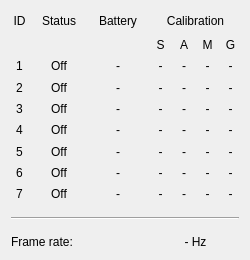
<?xml version="1.0" encoding="UTF-8"?>
<ui version="4.0">
 <class>SystemStatusPanel</class>
 <widget class="QWidget" name="SystemStatusPanel">
  <property name="geometry">
   <rect>
    <x>0</x>
    <y>0</y>
    <width>250</width>
    <height>260</height>
   </rect>
  </property>
  <property name="sizePolicy">
   <sizepolicy hsizetype="Preferred" vsizetype="Preferred">
    <horstretch>0</horstretch>
    <verstretch>0</verstretch>
   </sizepolicy>
  </property>
  <property name="minimumSize">
   <size>
    <width>250</width>
    <height>260</height>
   </size>
  </property>
  <property name="maximumSize">
   <size>
    <width>500</width>
    <height>500</height>
   </size>
  </property>
  <property name="windowTitle">
   <string>System status</string>
  </property>
  <property name="styleSheet">
   <string notr="true">QLabel[margin=&quot;1&quot;]{
	font-weight:bold;
}

/*QLabel[margin=&quot;2&quot;]{
	color:#096;
}*/</string>
  </property>
  <layout class="QGridLayout" name="gridLayout">
   <item row="13" column="3" colspan="4">
    <widget class="QLabel" name="FrameRateValue">
     <property name="text">
      <string>- Hz</string>
     </property>
     <property name="alignment">
      <set>Qt::AlignCenter</set>
     </property>
    </widget>
   </item>
   <item row="12" column="0" colspan="7">
    <widget class="Line" name="line">
     <property name="minimumSize">
      <size>
       <width>0</width>
       <height>20</height>
      </size>
     </property>
     <property name="orientation">
      <enum>Qt::Horizontal</enum>
     </property>
    </widget>
   </item>
   <item row="13" column="0" colspan="2">
    <widget class="QLabel" name="FrameRateLabel">
     <property name="text">
      <string>Frame rate:</string>
     </property>
     <property name="margin">
      <number>1</number>
     </property>
    </widget>
   </item>
   <item row="3" column="0">
    <widget class="QLabel" name="TitleLabelID">
     <property name="minimumSize">
      <size>
       <width>0</width>
       <height>20</height>
      </size>
     </property>
     <property name="text">
      <string>ID</string>
     </property>
     <property name="alignment">
      <set>Qt::AlignCenter</set>
     </property>
     <property name="margin">
      <number>1</number>
     </property>
    </widget>
   </item>
   <item row="4" column="6">
    <widget class="QLabel" name="CalibLabelG">
     <property name="toolTip">
      <string>Gyroscope</string>
     </property>
     <property name="text">
      <string>G</string>
     </property>
     <property name="alignment">
      <set>Qt::AlignCenter</set>
     </property>
     <property name="margin">
      <number>1</number>
     </property>
    </widget>
   </item>
   <item row="7" column="6">
    <widget class="QLabel" name="S3calibG">
     <property name="maximumSize">
      <size>
       <width>30</width>
       <height>16777215</height>
      </size>
     </property>
     <property name="text">
      <string>-</string>
     </property>
     <property name="alignment">
      <set>Qt::AlignCenter</set>
     </property>
    </widget>
   </item>
   <item row="8" column="5">
    <widget class="QLabel" name="S4calibM">
     <property name="maximumSize">
      <size>
       <width>30</width>
       <height>16777215</height>
      </size>
     </property>
     <property name="text">
      <string>-</string>
     </property>
     <property name="alignment">
      <set>Qt::AlignCenter</set>
     </property>
    </widget>
   </item>
   <item row="9" column="5">
    <widget class="QLabel" name="S5calibM">
     <property name="maximumSize">
      <size>
       <width>30</width>
       <height>16777215</height>
      </size>
     </property>
     <property name="text">
      <string>-</string>
     </property>
     <property name="alignment">
      <set>Qt::AlignCenter</set>
     </property>
    </widget>
   </item>
   <item row="8" column="4">
    <widget class="QLabel" name="S4calibA">
     <property name="maximumSize">
      <size>
       <width>30</width>
       <height>16777215</height>
      </size>
     </property>
     <property name="text">
      <string>-</string>
     </property>
     <property name="alignment">
      <set>Qt::AlignCenter</set>
     </property>
    </widget>
   </item>
   <item row="11" column="0">
    <widget class="QLabel" name="S7id">
     <property name="text">
      <string>7</string>
     </property>
     <property name="alignment">
      <set>Qt::AlignCenter</set>
     </property>
    </widget>
   </item>
   <item row="9" column="1">
    <widget class="QLabel" name="S5status">
     <property name="text">
      <string>Off</string>
     </property>
     <property name="alignment">
      <set>Qt::AlignCenter</set>
     </property>
     <property name="margin">
      <number>2</number>
     </property>
    </widget>
   </item>
   <item row="9" column="4">
    <widget class="QLabel" name="S5calibA">
     <property name="maximumSize">
      <size>
       <width>30</width>
       <height>16777215</height>
      </size>
     </property>
     <property name="text">
      <string>-</string>
     </property>
     <property name="alignment">
      <set>Qt::AlignCenter</set>
     </property>
    </widget>
   </item>
   <item row="8" column="1">
    <widget class="QLabel" name="S4status">
     <property name="text">
      <string>Off</string>
     </property>
     <property name="alignment">
      <set>Qt::AlignCenter</set>
     </property>
     <property name="margin">
      <number>2</number>
     </property>
    </widget>
   </item>
   <item row="8" column="2">
    <widget class="QLabel" name="S4bat">
     <property name="text">
      <string>-</string>
     </property>
     <property name="alignment">
      <set>Qt::AlignCenter</set>
     </property>
    </widget>
   </item>
   <item row="9" column="0">
    <widget class="QLabel" name="S5id">
     <property name="text">
      <string>5</string>
     </property>
     <property name="alignment">
      <set>Qt::AlignCenter</set>
     </property>
    </widget>
   </item>
   <item row="10" column="6">
    <widget class="QLabel" name="S6calibG">
     <property name="maximumSize">
      <size>
       <width>30</width>
       <height>16777215</height>
      </size>
     </property>
     <property name="text">
      <string>-</string>
     </property>
     <property name="alignment">
      <set>Qt::AlignCenter</set>
     </property>
    </widget>
   </item>
   <item row="9" column="3">
    <widget class="QLabel" name="S5calibS">
     <property name="maximumSize">
      <size>
       <width>30</width>
       <height>16777215</height>
      </size>
     </property>
     <property name="text">
      <string>-</string>
     </property>
     <property name="alignment">
      <set>Qt::AlignCenter</set>
     </property>
    </widget>
   </item>
   <item row="10" column="3">
    <widget class="QLabel" name="S6calibS">
     <property name="maximumSize">
      <size>
       <width>30</width>
       <height>16777215</height>
      </size>
     </property>
     <property name="text">
      <string>-</string>
     </property>
     <property name="alignment">
      <set>Qt::AlignCenter</set>
     </property>
    </widget>
   </item>
   <item row="10" column="2">
    <widget class="QLabel" name="S6bat">
     <property name="text">
      <string>-</string>
     </property>
     <property name="alignment">
      <set>Qt::AlignCenter</set>
     </property>
    </widget>
   </item>
   <item row="8" column="0">
    <widget class="QLabel" name="S4id">
     <property name="text">
      <string>4</string>
     </property>
     <property name="alignment">
      <set>Qt::AlignCenter</set>
     </property>
    </widget>
   </item>
   <item row="7" column="2">
    <widget class="QLabel" name="S3bat">
     <property name="text">
      <string>-</string>
     </property>
     <property name="alignment">
      <set>Qt::AlignCenter</set>
     </property>
    </widget>
   </item>
   <item row="8" column="3">
    <widget class="QLabel" name="S4calibS">
     <property name="maximumSize">
      <size>
       <width>30</width>
       <height>16777215</height>
      </size>
     </property>
     <property name="text">
      <string>-</string>
     </property>
     <property name="alignment">
      <set>Qt::AlignCenter</set>
     </property>
    </widget>
   </item>
   <item row="6" column="4">
    <widget class="QLabel" name="S2calibA">
     <property name="maximumSize">
      <size>
       <width>30</width>
       <height>16777215</height>
      </size>
     </property>
     <property name="text">
      <string>-</string>
     </property>
     <property name="alignment">
      <set>Qt::AlignCenter</set>
     </property>
    </widget>
   </item>
   <item row="7" column="0">
    <widget class="QLabel" name="S3id">
     <property name="text">
      <string>3</string>
     </property>
     <property name="alignment">
      <set>Qt::AlignCenter</set>
     </property>
    </widget>
   </item>
   <item row="10" column="4">
    <widget class="QLabel" name="S6calibA">
     <property name="maximumSize">
      <size>
       <width>30</width>
       <height>16777215</height>
      </size>
     </property>
     <property name="text">
      <string>-</string>
     </property>
     <property name="alignment">
      <set>Qt::AlignCenter</set>
     </property>
    </widget>
   </item>
   <item row="10" column="5">
    <widget class="QLabel" name="S6calibM">
     <property name="maximumSize">
      <size>
       <width>30</width>
       <height>16777215</height>
      </size>
     </property>
     <property name="text">
      <string>-</string>
     </property>
     <property name="alignment">
      <set>Qt::AlignCenter</set>
     </property>
    </widget>
   </item>
   <item row="6" column="3">
    <widget class="QLabel" name="S2calibS">
     <property name="maximumSize">
      <size>
       <width>30</width>
       <height>16777215</height>
      </size>
     </property>
     <property name="text">
      <string>-</string>
     </property>
     <property name="alignment">
      <set>Qt::AlignCenter</set>
     </property>
    </widget>
   </item>
   <item row="6" column="5">
    <widget class="QLabel" name="S2calibM">
     <property name="maximumSize">
      <size>
       <width>30</width>
       <height>16777215</height>
      </size>
     </property>
     <property name="text">
      <string>-</string>
     </property>
     <property name="alignment">
      <set>Qt::AlignCenter</set>
     </property>
    </widget>
   </item>
   <item row="10" column="0">
    <widget class="QLabel" name="S6id">
     <property name="text">
      <string>6</string>
     </property>
     <property name="alignment">
      <set>Qt::AlignCenter</set>
     </property>
    </widget>
   </item>
   <item row="6" column="6">
    <widget class="QLabel" name="S2calibG">
     <property name="maximumSize">
      <size>
       <width>30</width>
       <height>16777215</height>
      </size>
     </property>
     <property name="text">
      <string>-</string>
     </property>
     <property name="alignment">
      <set>Qt::AlignCenter</set>
     </property>
    </widget>
   </item>
   <item row="11" column="3">
    <widget class="QLabel" name="S7calibS">
     <property name="maximumSize">
      <size>
       <width>30</width>
       <height>16777215</height>
      </size>
     </property>
     <property name="text">
      <string>-</string>
     </property>
     <property name="alignment">
      <set>Qt::AlignCenter</set>
     </property>
    </widget>
   </item>
   <item row="11" column="2">
    <widget class="QLabel" name="S7bat">
     <property name="text">
      <string>-</string>
     </property>
     <property name="alignment">
      <set>Qt::AlignCenter</set>
     </property>
    </widget>
   </item>
   <item row="7" column="5">
    <widget class="QLabel" name="S3calibM">
     <property name="maximumSize">
      <size>
       <width>30</width>
       <height>16777215</height>
      </size>
     </property>
     <property name="text">
      <string>-</string>
     </property>
     <property name="alignment">
      <set>Qt::AlignCenter</set>
     </property>
    </widget>
   </item>
   <item row="3" column="3" colspan="4">
    <widget class="QLabel" name="TitleLabelCalibration">
     <property name="minimumSize">
      <size>
       <width>0</width>
       <height>20</height>
      </size>
     </property>
     <property name="text">
      <string>Calibration</string>
     </property>
     <property name="alignment">
      <set>Qt::AlignCenter</set>
     </property>
     <property name="margin">
      <number>1</number>
     </property>
    </widget>
   </item>
   <item row="6" column="1">
    <widget class="QLabel" name="S2status">
     <property name="text">
      <string>Off</string>
     </property>
     <property name="alignment">
      <set>Qt::AlignCenter</set>
     </property>
     <property name="margin">
      <number>2</number>
     </property>
    </widget>
   </item>
   <item row="3" column="2">
    <widget class="QLabel" name="TitleLabelBattery">
     <property name="minimumSize">
      <size>
       <width>56</width>
       <height>20</height>
      </size>
     </property>
     <property name="text">
      <string>Battery</string>
     </property>
     <property name="alignment">
      <set>Qt::AlignCenter</set>
     </property>
     <property name="margin">
      <number>1</number>
     </property>
    </widget>
   </item>
   <item row="9" column="2">
    <widget class="QLabel" name="S5bat">
     <property name="text">
      <string>-</string>
     </property>
     <property name="alignment">
      <set>Qt::AlignCenter</set>
     </property>
    </widget>
   </item>
   <item row="4" column="3">
    <widget class="QLabel" name="CalibLabelS">
     <property name="toolTip">
      <string>System</string>
     </property>
     <property name="text">
      <string>S</string>
     </property>
     <property name="alignment">
      <set>Qt::AlignCenter</set>
     </property>
     <property name="margin">
      <number>1</number>
     </property>
    </widget>
   </item>
   <item row="5" column="4">
    <widget class="QLabel" name="S1calibA">
     <property name="maximumSize">
      <size>
       <width>30</width>
       <height>16777215</height>
      </size>
     </property>
     <property name="text">
      <string>-</string>
     </property>
     <property name="alignment">
      <set>Qt::AlignCenter</set>
     </property>
    </widget>
   </item>
   <item row="9" column="6">
    <widget class="QLabel" name="S5calibG">
     <property name="maximumSize">
      <size>
       <width>30</width>
       <height>16777215</height>
      </size>
     </property>
     <property name="text">
      <string>-</string>
     </property>
     <property name="alignment">
      <set>Qt::AlignCenter</set>
     </property>
    </widget>
   </item>
   <item row="7" column="3">
    <widget class="QLabel" name="S3calibS">
     <property name="maximumSize">
      <size>
       <width>30</width>
       <height>16777215</height>
      </size>
     </property>
     <property name="text">
      <string>-</string>
     </property>
     <property name="alignment">
      <set>Qt::AlignCenter</set>
     </property>
    </widget>
   </item>
   <item row="5" column="5">
    <widget class="QLabel" name="S1calibM">
     <property name="maximumSize">
      <size>
       <width>30</width>
       <height>16777215</height>
      </size>
     </property>
     <property name="text">
      <string>-</string>
     </property>
     <property name="alignment">
      <set>Qt::AlignCenter</set>
     </property>
    </widget>
   </item>
   <item row="3" column="1">
    <widget class="QLabel" name="TitleLabelStatus">
     <property name="minimumSize">
      <size>
       <width>50</width>
       <height>20</height>
      </size>
     </property>
     <property name="text">
      <string>Status</string>
     </property>
     <property name="alignment">
      <set>Qt::AlignCenter</set>
     </property>
     <property name="margin">
      <number>1</number>
     </property>
    </widget>
   </item>
   <item row="10" column="1">
    <widget class="QLabel" name="S6status">
     <property name="text">
      <string>Off</string>
     </property>
     <property name="alignment">
      <set>Qt::AlignCenter</set>
     </property>
     <property name="margin">
      <number>2</number>
     </property>
    </widget>
   </item>
   <item row="11" column="4">
    <widget class="QLabel" name="S7calibA">
     <property name="maximumSize">
      <size>
       <width>30</width>
       <height>16777215</height>
      </size>
     </property>
     <property name="text">
      <string>-</string>
     </property>
     <property name="alignment">
      <set>Qt::AlignCenter</set>
     </property>
    </widget>
   </item>
   <item row="6" column="2">
    <widget class="QLabel" name="S2bat">
     <property name="text">
      <string>-</string>
     </property>
     <property name="alignment">
      <set>Qt::AlignCenter</set>
     </property>
    </widget>
   </item>
   <item row="5" column="0">
    <widget class="QLabel" name="S1id">
     <property name="text">
      <string>1</string>
     </property>
     <property name="alignment">
      <set>Qt::AlignCenter</set>
     </property>
    </widget>
   </item>
   <item row="5" column="3">
    <widget class="QLabel" name="S1calibS">
     <property name="maximumSize">
      <size>
       <width>30</width>
       <height>16777215</height>
      </size>
     </property>
     <property name="text">
      <string>-</string>
     </property>
     <property name="alignment">
      <set>Qt::AlignCenter</set>
     </property>
    </widget>
   </item>
   <item row="5" column="6">
    <widget class="QLabel" name="S1calibG">
     <property name="maximumSize">
      <size>
       <width>30</width>
       <height>16777215</height>
      </size>
     </property>
     <property name="text">
      <string>-</string>
     </property>
     <property name="alignment">
      <set>Qt::AlignCenter</set>
     </property>
    </widget>
   </item>
   <item row="7" column="1">
    <widget class="QLabel" name="S3status">
     <property name="text">
      <string>Off</string>
     </property>
     <property name="alignment">
      <set>Qt::AlignCenter</set>
     </property>
     <property name="margin">
      <number>2</number>
     </property>
    </widget>
   </item>
   <item row="6" column="0">
    <widget class="QLabel" name="S2id">
     <property name="text">
      <string>2</string>
     </property>
     <property name="alignment">
      <set>Qt::AlignCenter</set>
     </property>
    </widget>
   </item>
   <item row="8" column="6">
    <widget class="QLabel" name="S4calibG">
     <property name="maximumSize">
      <size>
       <width>30</width>
       <height>16777215</height>
      </size>
     </property>
     <property name="text">
      <string>-</string>
     </property>
     <property name="alignment">
      <set>Qt::AlignCenter</set>
     </property>
    </widget>
   </item>
   <item row="4" column="4">
    <widget class="QLabel" name="CalibLabelA">
     <property name="toolTip">
      <string>Accelerometer</string>
     </property>
     <property name="text">
      <string>A</string>
     </property>
     <property name="alignment">
      <set>Qt::AlignCenter</set>
     </property>
     <property name="margin">
      <number>1</number>
     </property>
    </widget>
   </item>
   <item row="5" column="1">
    <widget class="QLabel" name="S1status">
     <property name="text">
      <string>Off</string>
     </property>
     <property name="alignment">
      <set>Qt::AlignCenter</set>
     </property>
     <property name="margin">
      <number>2</number>
     </property>
    </widget>
   </item>
   <item row="5" column="2">
    <widget class="QLabel" name="S1bat">
     <property name="text">
      <string>-</string>
     </property>
     <property name="alignment">
      <set>Qt::AlignCenter</set>
     </property>
    </widget>
   </item>
   <item row="11" column="5">
    <widget class="QLabel" name="S7calibM">
     <property name="maximumSize">
      <size>
       <width>30</width>
       <height>16777215</height>
      </size>
     </property>
     <property name="text">
      <string>-</string>
     </property>
     <property name="alignment">
      <set>Qt::AlignCenter</set>
     </property>
    </widget>
   </item>
   <item row="11" column="6">
    <widget class="QLabel" name="S7calibG">
     <property name="maximumSize">
      <size>
       <width>30</width>
       <height>16777215</height>
      </size>
     </property>
     <property name="text">
      <string>-</string>
     </property>
     <property name="alignment">
      <set>Qt::AlignCenter</set>
     </property>
    </widget>
   </item>
   <item row="7" column="4">
    <widget class="QLabel" name="S3calibA">
     <property name="maximumSize">
      <size>
       <width>30</width>
       <height>16777215</height>
      </size>
     </property>
     <property name="text">
      <string>-</string>
     </property>
     <property name="alignment">
      <set>Qt::AlignCenter</set>
     </property>
    </widget>
   </item>
   <item row="4" column="5">
    <widget class="QLabel" name="CalibLabelM">
     <property name="toolTip">
      <string>Magnetometer</string>
     </property>
     <property name="text">
      <string>M</string>
     </property>
     <property name="alignment">
      <set>Qt::AlignCenter</set>
     </property>
     <property name="margin">
      <number>1</number>
     </property>
    </widget>
   </item>
   <item row="11" column="1">
    <widget class="QLabel" name="S7status">
     <property name="text">
      <string>Off</string>
     </property>
     <property name="alignment">
      <set>Qt::AlignCenter</set>
     </property>
     <property name="margin">
      <number>2</number>
     </property>
    </widget>
   </item>
  </layout>
 </widget>
 <resources/>
 <connections/>
</ui>
